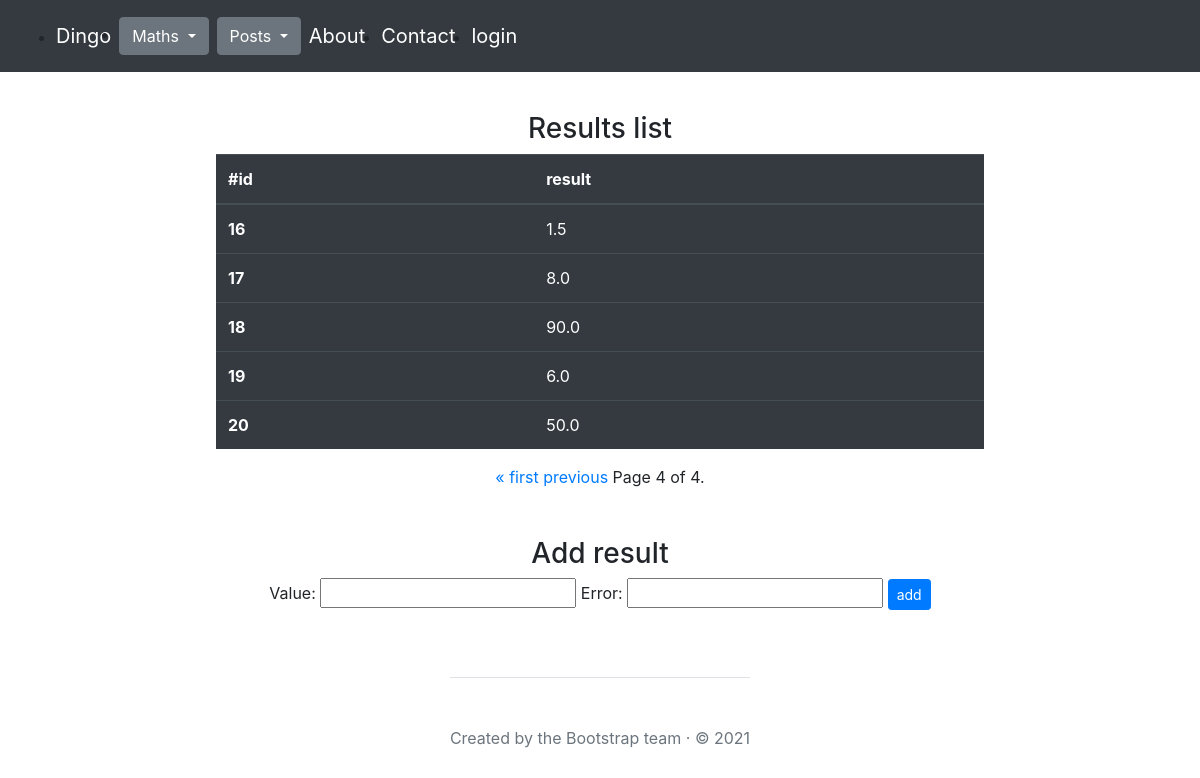
Page /maths/results/?page=5 on the earlier database version.
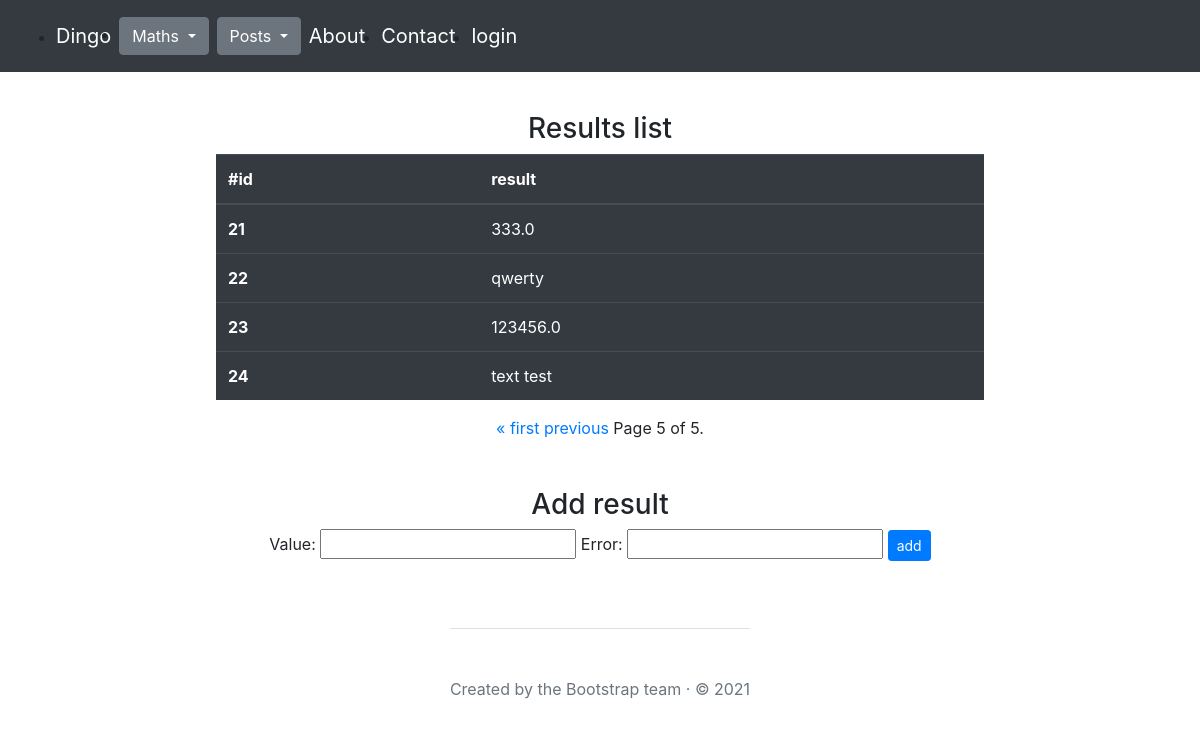
Same page on the later database version.
### maths/models.py (models this page shows, shortened)
class Result(models.Model):
    value = models.FloatField(blank=True, null=True, unique=True)
    error = models.CharField(
        max_length=255,
        null=True,
        blank=True,
        unique=True
    )
    class Meta:
        constraints = [
            models.CheckConstraint(
                name="%(app_label)s_%(class)s_value_error_together",
                check=(
                    models.Q(
                        value__isnull=False,
                        error__isnull=True,
                    )
                    | models.Q(
                        value__isnull=True,
                        error__isnull=False,
                    )
                ),
            )
        ]

### maths/views.py (the view, shortened to what this page needs)
# urls.py: path('results/', results_list, name="results"),
def results_list(request):
    page_number = request.GET.get('page')
    form = ResultForm()
    results = Result.objects.all()
    paginator = Paginator(results, 5)
    results = paginator.get_page(page_number)
    return render(
        request=request,
        template_name="maths/results.html",
        context={
            "results": results,
            "form": form,
        }
    )

### maths/forms.py (shortened to what this page needs)
class ResultForm(forms.ModelForm):
    class Meta:
        model = Result
        fields = ['value', 'error']

### maths/templates/maths/results.html (shortened to what this page needs)
{% extends "main.html" %}
{% block content %}
<div class="mt-3 d-flex flex-column align-items-center justify-content-center">
<h3>Results list</h3>
<div class="table-responsive">
    <table class="table table-dark">
      <thead>
        <tr>
          <th scope="col">#id</th>
          <th scope="col">result</th>
        </tr>
      </thead>
      <tbody>
        {% if results %}
        {% for r in results %}
          <tr>
            <th scope="row">{{ r.id }}</a></th>
            {% if r.value %}
            <td>{{ r.value }}</td>
            {% else %}
            <td>{{ r.error }}</td>
            {% endif %}
          </tr>
        {% endfor %}
        {% else %}
        No results
        {% endif %}
        </tbody>
    </table>
  </div>
   <div class="pagination">
    <span class="step-links">
        {% if results.has_previous %}
            <a href="?page=1">« first</a>
            <a href="?page={{ results.previous_page_number }}">previous</a>
        {% endif %}
        <span class="current">
            Page {{ results.number }} of {{ results.paginator.num_pages }}.
        </span>
    </span>
    </div>
    <h3 class="mt-5">Add result</h3>
   <form method="post">
        {{ form.as_table }}
        <input class="btn btn-sm btn-primary" type="submit" value="add">
    </form>
  </div>
{% endblock %}

Differences in the rows shown:
no longer on this page (row unchanged): Result: id "16", value "1.5"
no longer on this page (row unchanged): Result: id "17", value "8.0"
no longer on this page (row unchanged): Result: id "18", value "90.0"
no longer on this page (row unchanged): Result: id "19", value "6.0"
no longer on this page (row unchanged): Result: id "20", value "50.0"
added Result: id "21", value "333.0"
added Result: id "22", error "qwerty"
added Result: id "23", value "123456.0"
added Result: id "24", error "text test"
Other differences:
{{ results.number }}: "4" → "5"
{{ results.paginator.num_pages }}: "4" → "5"
